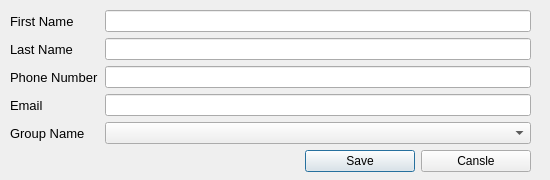
<?xml version="1.0" encoding="UTF-8"?>
<ui version="4.0">
 <class>Dialog</class>
 <widget class="QDialog" name="Dialog">
  <property name="geometry">
   <rect>
    <x>0</x>
    <y>0</y>
    <width>550</width>
    <height>180</height>
   </rect>
  </property>
  <property name="minimumSize">
   <size>
    <width>550</width>
    <height>180</height>
   </size>
  </property>
  <property name="maximumSize">
   <size>
    <width>550</width>
    <height>180</height>
   </size>
  </property>
  <property name="windowTitle">
   <string>Dialog</string>
  </property>
  <widget class="QWidget" name="formLayoutWidget">
   <property name="geometry">
    <rect>
     <x>10</x>
     <y>10</y>
     <width>521</width>
     <height>168</height>
    </rect>
   </property>
   <layout class="QFormLayout" name="formLayout">
    <item row="0" column="0">
     <widget class="QLabel" name="label">
      <property name="font">
       <font>
        <pointsize>10</pointsize>
       </font>
      </property>
      <property name="text">
       <string>First Name</string>
      </property>
     </widget>
    </item>
    <item row="0" column="1">
     <widget class="QLineEdit" name="line_edit_first_name"/>
    </item>
    <item row="1" column="0">
     <widget class="QLabel" name="label_2">
      <property name="font">
       <font>
        <pointsize>10</pointsize>
       </font>
      </property>
      <property name="text">
       <string>Last Name</string>
      </property>
     </widget>
    </item>
    <item row="1" column="1">
     <widget class="QLineEdit" name="line_edit_last_name"/>
    </item>
    <item row="2" column="0">
     <widget class="QLabel" name="label_3">
      <property name="font">
       <font>
        <pointsize>10</pointsize>
       </font>
      </property>
      <property name="text">
       <string>Phone Number</string>
      </property>
     </widget>
    </item>
    <item row="2" column="1">
     <widget class="QLineEdit" name="line_edit_phone_number">
      <property name="maxLength">
       <number>11</number>
      </property>
     </widget>
    </item>
    <item row="3" column="0">
     <widget class="QLabel" name="label_4">
      <property name="font">
       <font>
        <pointsize>10</pointsize>
       </font>
      </property>
      <property name="text">
       <string>Email</string>
      </property>
     </widget>
    </item>
    <item row="3" column="1">
     <widget class="QLineEdit" name="line_edit_email"/>
    </item>
    <item row="4" column="0">
     <widget class="QLabel" name="label_5">
      <property name="font">
       <font>
        <pointsize>10</pointsize>
       </font>
      </property>
      <property name="text">
       <string>Group Name</string>
      </property>
     </widget>
    </item>
    <item row="4" column="1">
     <widget class="QComboBox" name="combo_box_group_name"/>
    </item>
    <item row="5" column="1">
     <layout class="QHBoxLayout" name="horizontalLayout_2">
      <property name="sizeConstraint">
       <enum>QLayout::SetDefaultConstraint</enum>
      </property>
      <property name="leftMargin">
       <number>200</number>
      </property>
      <item>
       <widget class="QPushButton" name="btn_save_contact_book">
        <property name="text">
         <string>Save</string>
        </property>
       </widget>
      </item>
      <item>
       <widget class="QPushButton" name="btn_cansle_contact_book">
        <property name="text">
         <string>Cansle</string>
        </property>
       </widget>
      </item>
     </layout>
    </item>
   </layout>
  </widget>
 </widget>
 <resources/>
 <connections/>
</ui>
